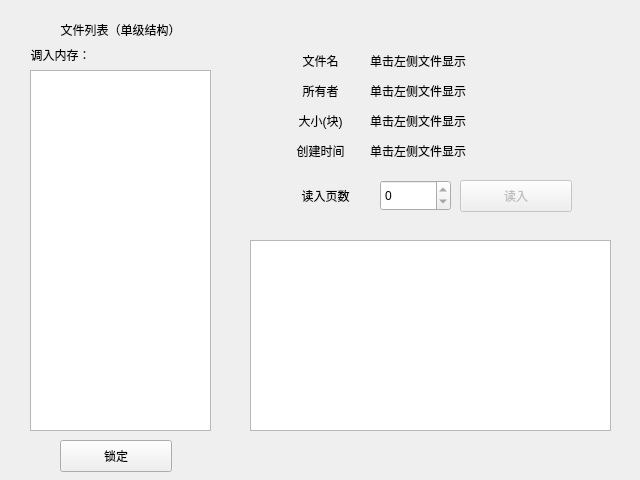
<?xml version="1.0" encoding="UTF-8"?>
<ui version="4.0">
 <class>window_exe_data</class>
 <widget class="QWidget" name="window_exe_data">
  <property name="geometry">
   <rect>
    <x>0</x>
    <y>0</y>
    <width>640</width>
    <height>480</height>
   </rect>
  </property>
  <property name="windowTitle">
   <string>Form</string>
  </property>
  <widget class="QListView" name="lv_fileList">
   <property name="geometry">
    <rect>
     <x>30</x>
     <y>70</y>
     <width>181</width>
     <height>361</height>
    </rect>
   </property>
  </widget>
  <widget class="QPushButton" name="btn_load">
   <property name="geometry">
    <rect>
     <x>60</x>
     <y>440</y>
     <width>112</width>
     <height>32</height>
    </rect>
   </property>
   <property name="text">
    <string>锁定</string>
   </property>
  </widget>
  <widget class="QLabel" name="label">
   <property name="geometry">
    <rect>
     <x>30</x>
     <y>20</y>
     <width>181</width>
     <height>20</height>
    </rect>
   </property>
   <property name="text">
    <string>文件列表（单级结构）</string>
   </property>
   <property name="alignment">
    <set>Qt::AlignCenter</set>
   </property>
  </widget>
  <widget class="QTextBrowser" name="tb_outputBuffer">
   <property name="geometry">
    <rect>
     <x>250</x>
     <y>240</y>
     <width>361</width>
     <height>191</height>
    </rect>
   </property>
   <property name="html">
    <string>&lt;!DOCTYPE HTML PUBLIC &quot;-//W3C//DTD HTML 4.0//EN&quot; &quot;http://www.w3.org/TR/REC-html40/strict.dtd&quot;&gt;
&lt;html&gt;&lt;head&gt;&lt;meta name=&quot;qrichtext&quot; content=&quot;1&quot; /&gt;&lt;style type=&quot;text/css&quot;&gt;
p, li { white-space: pre-wrap; }
&lt;/style&gt;&lt;/head&gt;&lt;body style=&quot; font-family:'.AppleSystemUIFont'; font-size:13pt; font-weight:400; font-style:normal;&quot;&gt;
&lt;p style=&quot;-qt-paragraph-type:empty; margin-top:0px; margin-bottom:0px; margin-left:0px; margin-right:0px; -qt-block-indent:0; text-indent:0px; font-family:'.AppleSystemUIFont';&quot;&gt;&lt;br /&gt;&lt;/p&gt;&lt;/body&gt;&lt;/html&gt;</string>
   </property>
  </widget>
  <widget class="QSpinBox" name="nb_pageNumber">
   <property name="geometry">
    <rect>
     <x>380</x>
     <y>180</y>
     <width>71</width>
     <height>31</height>
    </rect>
   </property>
   <property name="maximum">
    <number>0</number>
   </property>
  </widget>
  <widget class="QLabel" name="label_2">
   <property name="geometry">
    <rect>
     <x>270</x>
     <y>180</y>
     <width>111</width>
     <height>31</height>
    </rect>
   </property>
   <property name="text">
    <string>读入页数</string>
   </property>
   <property name="alignment">
    <set>Qt::AlignCenter</set>
   </property>
  </widget>
  <widget class="QPushButton" name="pushButton">
   <property name="enabled">
    <bool>false</bool>
   </property>
   <property name="geometry">
    <rect>
     <x>460</x>
     <y>180</y>
     <width>112</width>
     <height>32</height>
    </rect>
   </property>
   <property name="text">
    <string>读入</string>
   </property>
  </widget>
  <widget class="QLabel" name="label_3">
   <property name="geometry">
    <rect>
     <x>290</x>
     <y>50</y>
     <width>61</width>
     <height>21</height>
    </rect>
   </property>
   <property name="text">
    <string>文件名</string>
   </property>
   <property name="alignment">
    <set>Qt::AlignCenter</set>
   </property>
  </widget>
  <widget class="QLabel" name="text_fileName">
   <property name="geometry">
    <rect>
     <x>370</x>
     <y>50</y>
     <width>241</width>
     <height>21</height>
    </rect>
   </property>
   <property name="text">
    <string>单击左侧文件显示</string>
   </property>
  </widget>
  <widget class="QLabel" name="label_4">
   <property name="geometry">
    <rect>
     <x>290</x>
     <y>80</y>
     <width>61</width>
     <height>21</height>
    </rect>
   </property>
   <property name="text">
    <string>所有者</string>
   </property>
   <property name="alignment">
    <set>Qt::AlignCenter</set>
   </property>
  </widget>
  <widget class="QLabel" name="text_owner">
   <property name="geometry">
    <rect>
     <x>370</x>
     <y>80</y>
     <width>241</width>
     <height>21</height>
    </rect>
   </property>
   <property name="text">
    <string>单击左侧文件显示</string>
   </property>
  </widget>
  <widget class="QLabel" name="label_5">
   <property name="geometry">
    <rect>
     <x>290</x>
     <y>110</y>
     <width>61</width>
     <height>21</height>
    </rect>
   </property>
   <property name="text">
    <string>大小(块)</string>
   </property>
   <property name="alignment">
    <set>Qt::AlignCenter</set>
   </property>
  </widget>
  <widget class="QLabel" name="text_fileSize">
   <property name="geometry">
    <rect>
     <x>370</x>
     <y>110</y>
     <width>251</width>
     <height>21</height>
    </rect>
   </property>
   <property name="text">
    <string>单击左侧文件显示</string>
   </property>
  </widget>
  <widget class="QLabel" name="label_6">
   <property name="geometry">
    <rect>
     <x>290</x>
     <y>140</y>
     <width>61</width>
     <height>21</height>
    </rect>
   </property>
   <property name="text">
    <string>创建时间</string>
   </property>
   <property name="alignment">
    <set>Qt::AlignCenter</set>
   </property>
  </widget>
  <widget class="QLabel" name="text_createTime">
   <property name="geometry">
    <rect>
     <x>370</x>
     <y>140</y>
     <width>241</width>
     <height>21</height>
    </rect>
   </property>
   <property name="text">
    <string>单击左侧文件显示</string>
   </property>
  </widget>
  <widget class="QLabel" name="label_7">
   <property name="geometry">
    <rect>
     <x>20</x>
     <y>39</y>
     <width>81</width>
     <height>31</height>
    </rect>
   </property>
   <property name="text">
    <string>调入内存：</string>
   </property>
   <property name="alignment">
    <set>Qt::AlignCenter</set>
   </property>
  </widget>
  <widget class="QLabel" name="text_loadFiles">
   <property name="geometry">
    <rect>
     <x>100</x>
     <y>40</y>
     <width>81</width>
     <height>31</height>
    </rect>
   </property>
   <property name="text">
    <string/>
   </property>
   <property name="alignment">
    <set>Qt::AlignCenter</set>
   </property>
  </widget>
 </widget>
 <resources/>
 <connections/>
</ui>
